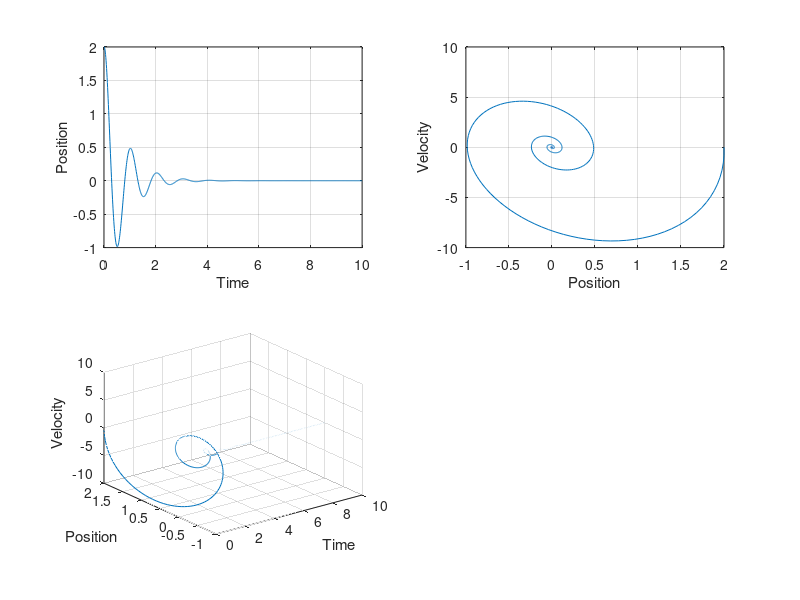

The MATLAB source for this figure:
% Spring-mass-damper system
clear; close; clc;

w = 2*pi;           % natural frequency
d = 0.25;           % damping ratio

A = [0 1;
    -w^2 -2*d*w];
% dot{x} = A*x

dt = 0.01;          % time step
T = 10;             % amount of time to integrate

x0 = [2; 0];        % initial condition (x=2; v=0);

% iterate forward Euler scheme
xF(:,1) = x0;       % state
tF(1) = 0;          % time
for k=1:T/dt
    tF(k+1) = k*dt;
    xF(:,k+1) = (eye(2) + dt*A)*xF(:,k);
end

subplot(2,2,1), plot(tF,xF(1,:)), xlabel('Time'),
ylabel('Position'), grid
subplot(2,2,2), plot(xF(1,:),xF(2,:)), xlabel('Position'),
ylabel('Velocity'), grid
subplot(2,2,3), plot3(tF,xF(1,:),xF(2,:)), xlabel('Time'),
ylabel('Position'), zlabel('Velocity'), grid

% Forward Euler with big dt is unstable, and explode to infinite
% Change dt to dt=0.1 and see the difference